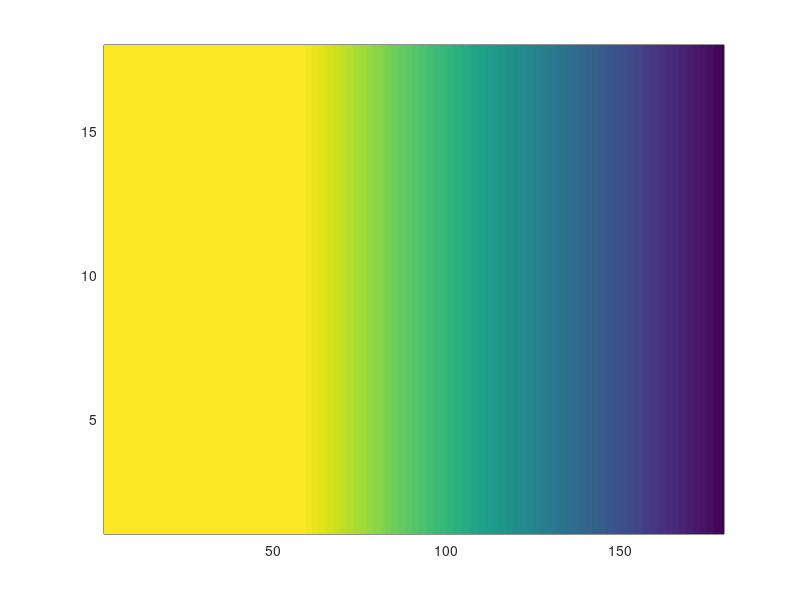

Recreate this plot in MATLAB. (Note: this script raises an error after producing the figure.)
% THIS FILE CONTAINS THE DEFINITIONS OF THE PARAMETERS NEEDED TO CREATE THE 
% INPUT FILES FOR THE INWAVE MODEL:
%
% InWave_grd.nc
% InWave_ini.nc
% InWave_bnd.nc
%

%%%%%%%%%%%%%%%%%%%%%%%%%%%%%%%%%%%%%%%%%%%%%%%%%%%%%%%%%%%%%%%%%%%%%%%%%%%
%%%%%                DEFINE WHICH FILES TO GENERATE                   %%%%%
%%%%%%%%%%%%%%%%%%%%%%%%%%%%%%%%%%%%%%%%%%%%%%%%%%%%%%%%%%%%%%%%%%%%%%%%%%%

make_InWave_grd=1;
make_InWave_ini=1;
make_InWave_bnd=1;

%%%%%%%%%%%%%%%%%%%%%%%%%%%%%%%%%%%%%%%%%%%%%%%%%%%%%%%%%%%%%%%%%%%%%%%%%%%
%%%%%        GENERAL PARAMETERS: THESE NEED TO BE DEFINED ALWAYS       %%%%
%%%%%%%%%%%%%%%%%%%%%%%%%%%%%%%%%%%%%%%%%%%%%%%%%%%%%%%%%%%%%%%%%%%%%%%%%%%

Lm= 180;               % number of total rho points in the xi direction
Mm= 18;                % number of total rho points in the eta direction
% TA= 10;                % representative absolute wave period (sec)

%%%%%%%%%%%%%%%%%%%%%%%%%%%%%%%%%%%%%%%%%%%%%%%%%%%%%%%%%%%%%%%%%%%%%%%%%%%
%%%%%                GRID AND BATHYMETRY DEFINITION                   %%%%%
%%%%%%%%%%%%%%%%%%%%%%%%%%%%%%%%%%%%%%%%%%%%%%%%%%%%%%%%%%%%%%%%%%%%%%%%%%%

filepath='..\..\..\Projects\Inwave_tests\bicro\';

if (make_InWave_grd)
    
  grd_file=strcat(filepath,'InWave_grd.nc');  % name of the grid file
    
  % Grid characteristics

  dx=0.1;                % grid cell size in xi direction
  dy=0.05;                % grid cell size in eta direction 

  % enter x and y coordinates of rho points

  x=[-dx/2:dx:dx*(Lm-1)];
  y=[-dy/2:dy:dy*(Mm-1)];

  x=repmat(x,length(y),1);
  y=repmat(y',1,length(x));

  % Bathymetry characteristics
  depth0= 0.8;            % water depth in the study domain (m)
  angle= 0.1;

  % set depth 
  depth=zeros(size(x))+depth0;
  %depth=depth0-x.*angle;

  for ii=57:Lm
      depth(:,ii)=0.8-(ii-57)*dx*angle;
  end
  
  pcolor(depth)
  shading flat
  colorbar 'vertical'

  % set grid angle
  roms_angle=zeros(size(depth));

  % set masking
  mask_rho=ones(size(depth));
  dum=find(depth<-0.1);
%   depth(dum)=-2;
  mask_rho(dum)=0;
  
  % set coriolis f
  f=zeros(size(depth))+4.988e-5; %20N

end

%%%%%%%%%%%%%%%%%%%%%%%%%%%%%%%%%%%%%%%%%%%%%%%%%%%%%%%%%%%%%%%%%%%%%%%%%%%
%%%%%                 INITIAL CONDITION DEFINITION                    %%%%%
%%%%%%%%%%%%%%%%%%%%%%%%%%%%%%%%%%%%%%%%%%%%%%%%%%%%%%%%%%%%%%%%%%%%%%%%%%%

if (make_InWave_ini || make_InWave_bnd )  

  Nbins= 20;                               % number of directional bins considered in the simulation
  Bindirs = [0:360/Nbins:360-360/Nbins];   % center angles of the directional bins.
  pd=ones(size(Bindirs)).*360./(Nbins);
  Bindirs_c = [0-(360/Nbins)/2:360/Nbins:360-360/Nbins+(360/Nbins)/2];

end  

if (make_InWave_ini)  
    
  ini_file=strcat(filepath,'InWave_ini.nc');  % name of the initial file

  Ac=ones(Nbins,Mm,Lm).*0;
  Cx=ones(Nbins,Mm,Lm-1).*0;
  Cy=ones(Nbins,Mm-1,Lm).*0;
  Ct=ones(Nbins+1,Mm,Lm).*0;

end


%%%%%%%%%%%%%%%%%%%%%%%%%%%%%%%%%%%%%%%%%%%%%%%%%%%%%%%%%%%%%%%%%%%%%%%%%%%
%%%%%                 BOUNDARY CONDITION DEFINITION                   %%%%%
%%%%%%%%%%%%%%%%%%%%%%%%%%%%%%%%%%%%%%%%%%%%%%%%%%%%%%%%%%%%%%%%%%%%%%%%%%%

if (make_InWave_bnd)

  bnd_file=strcat(filepath,'InWave_bnd.nc');  % name of the boundary file

  % Duration of the simulation and time increment for the boundaries
  
  dt= 1.000;              % time increment for the boundaries (seconds)
  drtn= 3600;            % total duration of the simulation (seconds)

  time=[0:dt:drtn];
  
  % Specify by 1 the open boundary: S E N W
  obc=[0 0 0 1];

%    Nbins_bnd= 20;         % number of directional bins with energy at the boundaries
%    dir_bnd= Bindirs;      % center angle (degrees of the bin containing energy at the boudaries
 
 % Specify number of directions at the boundaries (we have to specify at
 % least 2)
 
  Nbins_bnd= 1;         % number of directional bins with energy at the boundaries
  dir_bnd= 270;         % center angle (degrees of the bin containing energy at the boudaries)

  if sum(ismember(dir_bnd,Bindirs)) ~= Nbins_bnd; 
  bin_error=1;
  else
  bin_error=0;
  end      

  if obc(1)==1
    Ac_north=zeros(length(time),Nbins_bnd,Lm);
  end
  if obc(2)==1
    Ac_east=zeros(length(time),Nbins_bnd,Mm);
  end
  if obc(3)==1
    Ac_south=zeros(length(time),Nbins_bnd,Lm);
  end
  if obc(4)==1
    Ac_west=zeros(length(time),Nbins_bnd,Mm);
   % Ac_west(6:6*10,1,:)=100;
   
a1=0.025;
a2=0.025;
f1=1.025;
T1=1./f1;
f2=0.928;
T2=1./f2;
Tm=(T1+T2)./2;
TA=Tm;

eta=a1*cos(2*pi*f1*time)+a2*cos(2*pi*f2*time);

en=hilbert(eta);

E=1/8*1025*9.81*(2.*abs(hilbert(eta))).^2;
Ac1=E./Tm;

% plot(time,Ac1)
% hold on
plot(time,2.*abs(hilbert(eta)),'g')

    
    for i=1:Mm
    Ac_west(:,1,i)=Ac1(:);
    end
    
  end

  if obc(1)==1
    TA_west=TA;
  end
  if obc(2)==1
    TA_east=TA;
  end
  if obc(3)==1
    TA_south=TA;
  end
  if obc(4)==1
    TA_north=TA;
  end

end



